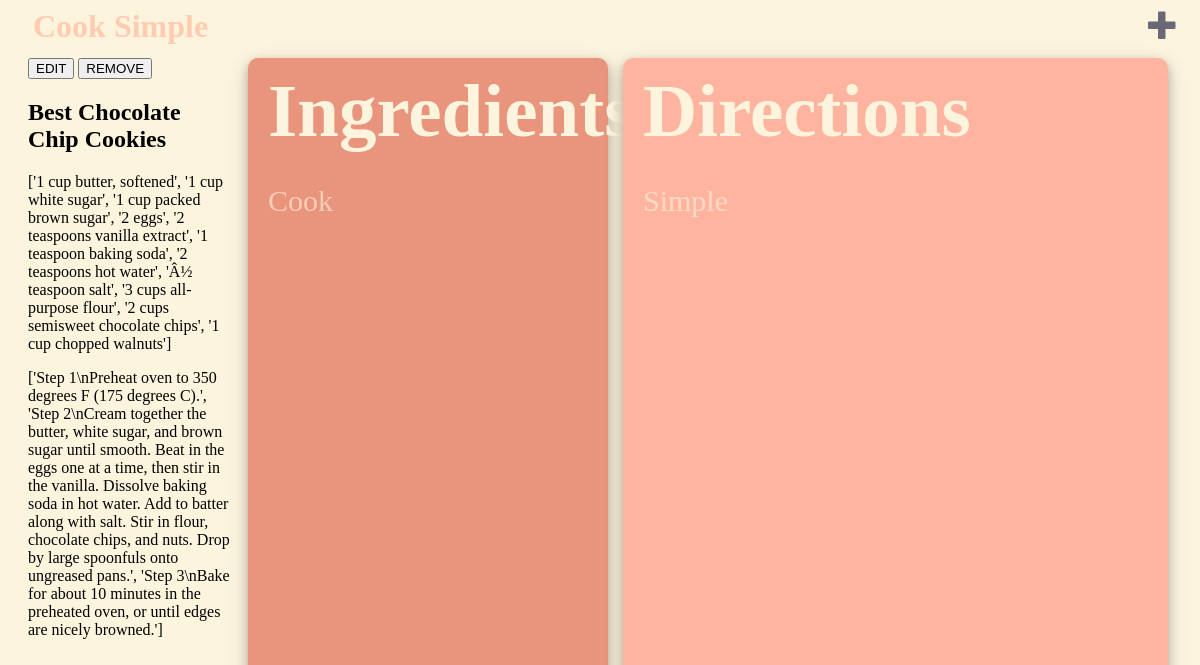
Page /recipe/3/ (signed in) on the earlier database version.
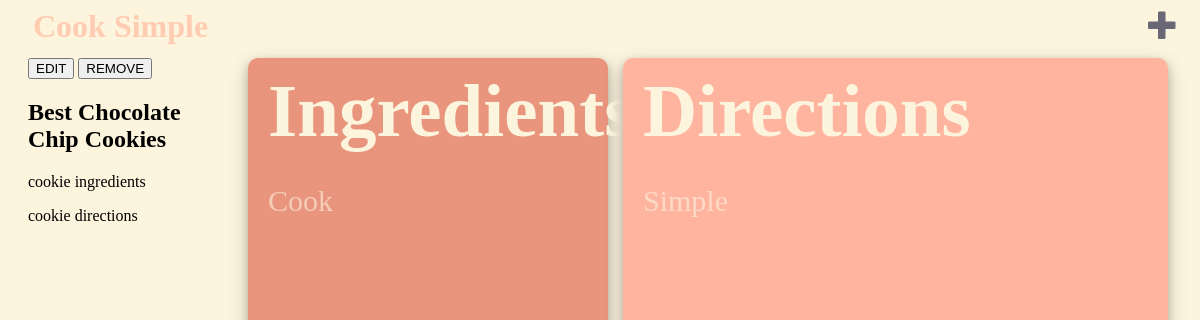
Same page on the later database version.
### recipe/models.py (models this page shows, shortened)
class Recipe(models.Model):
    author = models.ForeignKey(settings.AUTH_USER_MODEL, on_delete=models.CASCADE)
    title = models.CharField(max_length=200)
    cooktime = models.TextField()
    ingredients = models.TextField()
    directions = models.TextField()
    created_date = models.DateTimeField(default=timezone.now)
    published_date = models.DateTimeField(blank=True, null=True)

### recipe/views.py (the view)
# urls.py: path('recipe/<int:pk>/', views.recipe_detail, name='recipe_detail'),
@login_required
def recipe_detail(request, pk):
    recipe = get_object_or_404(Recipe, pk=pk)
    return render(request, 'recipe/recipe_detail.html', {'recipe': recipe})

### recipe/templates/recipe/recipe_detail.html (shortened to what this page needs)
{% extends 'recipe/base.html' %}
{% block content %}
    <div class="post">
        <a href="{% url 'recipe_edit' pk=recipe.pk %}"><button>EDIT</button></a>
        <a href="{% url 'recipe_remove' pk=recipe.pk %}"><button>REMOVE</button></a>
        <h2>{{ recipe.title }}</h2>
        <p>{{ recipe.ingredients|linebreaksbr }}</p>
        <p>{{ recipe.directions|linebreaksbr }}</p>
    </div>
{% endblock %}

Differences in the rows shown:
changed Recipe "Best Chocolate Chip Cookies": ingredients "['1 cup butter, softened', '1 cup white sugar', '1 cup packed brown sugar', '2 eggs', '2 teaspoons vanilla extract', '1 teaspoon baking soda', '2 teaspoons hot water', 'Â½ teaspoon salt', '3 cups all-purpose flour', '2 cups semisweet chocolate chips', '1 cup chopped walnuts']" → "cookie ingredients"; directions "['Step 1\\nPreheat oven to 350 degrees F (175 degrees C).', 'Step 2\\nCream together the butter, white sugar, and brown sugar until smooth. Beat in the eggs one at a time, then stir in the vanilla. Dissolve baking soda in hot water. Add to batter along with salt. Stir in flour, chocolate chips, and nuts. Drop by large spoonfuls onto ungreased pans.', 'Step 3\\nBake for about 10 minutes in the preheated oven, or until edges are nicely browned.']" → "cookie directions"
